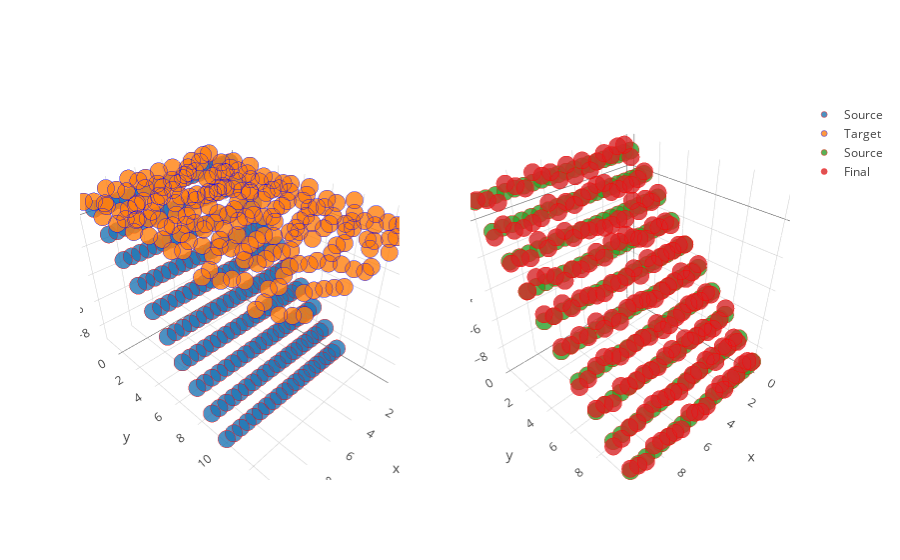

This figure's notebook cell:
### Markdown cell above
### 7. Visualize Source, Target and Final Transformation

### Code cell
fig = make_subplots(rows=1, cols=2, specs=[[{'is_3d': True}, {'is_3d': True}]])

traceSource = trace3D(X, color='red', size=6, name='Source')
traceTarget = trace3D(Y, color='blue', size=6, name='Target')
traceFinal = trace3D(YTransformed, color='red', size=6, name='Final')

fig.append_trace(traceSource, 1, 1)
fig.append_trace(traceTarget, 1, 1)
fig.append_trace(traceSource, 1, 2)
fig.append_trace(traceFinal, 1, 2)

iplot(fig, filename='simple-3d-scatter')

### Figure 1 — Plotly figure (JSON) as saved in the notebook; plotly's stock layout.template omitted (floating-point values rounded to 4 significant figures; data arrays with more than 128 entries replaced by an {"elided": "..."} marker saying what was removed)
{"data": [{"marker": {"line": {"color": "red", "width": 0.5}, "opacity": 0.8, "size": 6}, "mode": "markers", "name": "Source", "scene": "scene", "type": "scatter3d", "uid": "dde4c76e-29a3-4b36-9846-253468aa8ece", "x": {"elided": "200 float values"}, "y": {"elided": "200 float values"}, "z": {"elided": "200 float values"}}, {"marker": {"line": {"color": "blue", "width": 0.5}, "opacity": 0.8, "size": 6}, "mode": "markers", "name": "Target", "scene": "scene", "type": "scatter3d", "uid": "1a196f87-bed3-412f-b448-1d1447a77805", "x": {"elided": "200 float values"}, "y": {"elided": "200 float values"}, "z": {"elided": "200 float values"}}, {"marker": {"line": {"color": "red", "width": 0.5}, "opacity": 0.8, "size": 6}, "mode": "markers", "name": "Source", "scene": "scene2", "type": "scatter3d", "uid": "a77b85e1-f308-4172-ad6d-15cc8bd42be6", "x": {"elided": "200 float values"}, "y": {"elided": "200 float values"}, "z": {"elided": "200 float values"}}, {"marker": {"line": {"color": "red", "width": 0.5}, "opacity": 0.8, "size": 6}, "mode": "markers", "name": "Final", "scene": "scene2", "type": "scatter3d", "uid": "ae6ad320-0b45-4006-9b00-81d3a2fbf789", "x": {"elided": "200 float values"}, "y": {"elided": "200 float values"}, "z": {"elided": "200 float values"}}], "layout": {"scene": {"domain": {"x": [0, 0.45], "y": [0, 1]}}, "scene2": {"domain": {"x": [0.55, 1], "y": [0, 1]}}}}
